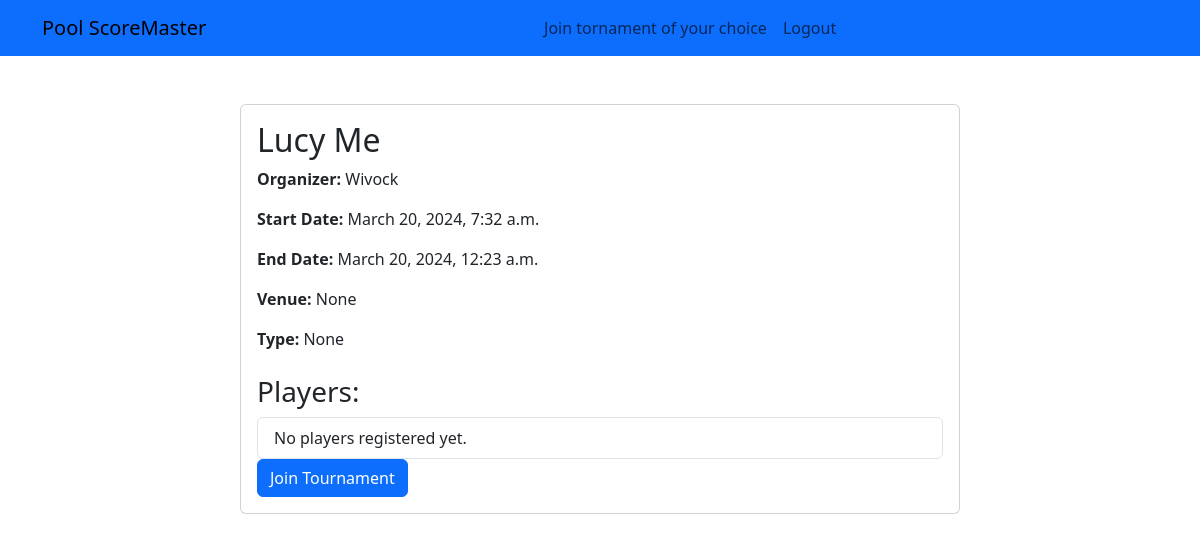
The page /tournament/3/ (signed in) on the database its author committed.
### pool_game/models.py (models this page shows)
class Tournament(models.Model):
    name = models.CharField(max_length=100)
    organizer = models.ForeignKey(User, on_delete=models.CASCADE)
    start_date = models.DateTimeField()
    end_date = models.DateTimeField()
    venue = models.CharField(max_length=100, null=True)
    tournament_type = models.CharField(max_length=50, null=True)

### pool_game/views.py (the view)
    def wrapper(request, *args, **kwargs):
        if request.user.is_authenticated:
            return view_func(request, *args, **kwargs)
        else:
            messages.error(request, 'You need to login to create a tournament.')
            return redirect(reverse('login'))  # Redirect to the login page

### pool_game/views.py (called while the page is built)
def check_user_login(view_func):
    def wrapper(request, *args, **kwargs):
        if request.user.is_authenticated:
            return view_func(request, *args, **kwargs)
        else:
            messages.error(request, 'You need to login to create a tournament.')
            return redirect(reverse('login'))  # Redirect to the login page
    return wrapper

@check_user_login
def tournament_detail(request, pk):
    tournament = Tournament.objects.get(pk=pk)
    return render(request, 'tournament_detail.html', {'tournament': tournament})

### pool_game/templates/tournament_detail.html (shortened to what this page needs)
{% extends 'base.html' %}
{% block content %}
<div class="container mt-5">
    <div class="row justify-content-center">
        <div class="col-md-8">
            <div class="card">
                <div class="card-body">
                    <h2 class="card-title"> {{ tournament.name }}</h2>
                    <p class="card-text"> <strong>Organizer:</strong> {{ tournament.organizer }}</p>
                    <p class="card-text"> <strong>Start Date:</strong> {{ tournament.start_date }}</p>
                    <p class="card-text"> <strong>End Date:</strong> {{ tournament.end_date }}</p>
                    <p class="card-text"> <strong>Venue:</strong> {{ tournament.venue }}</p>
                    <p class="card-text"> <strong>Type:</strong> {{ tournament.tournament_type }}</p>
                    <h3 class="mt-4"> Players:</h3>
                    <ul class="list-group">
                        {% for player in tournament.players.all %}
                        <li class="list-group-item"><i class="bi bi-person"></i> {{ player.user.username }}</li>
                        {% empty %}
                        <li class="list-group-item">No players registered yet.</li>
                        {% endfor %}
                    </ul>
                    <a href="{% url 'join_tournament' tournament.id %}" class="btn btn-primary"> Join Tournament</a>
                </div>
            </div>
        </div>
    </div>
</div>
{% endblock %}

### rows shown on the page
Tournament: name "Lucy Me", organizer "Wivock", start_date "March 20, 2024, 7:32 a.m.", end_date "March 20, 2024, 12:23 a.m.", venue "None", tournament_type "None"
